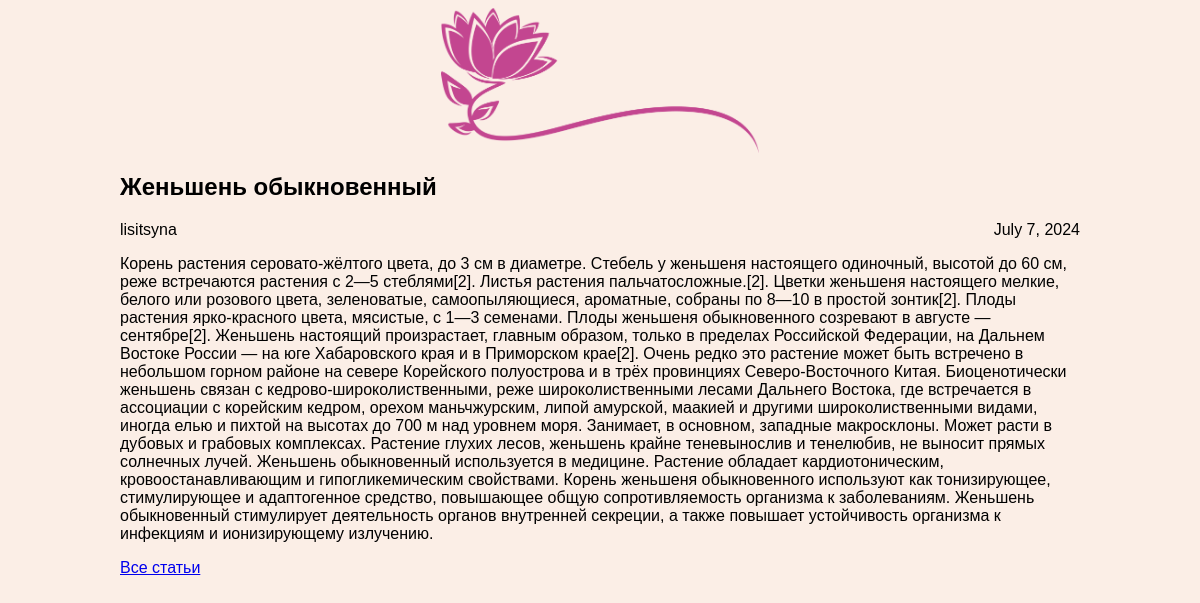
The app's page /article/1/ with its own data.
### articles/models.py (models this page shows, shortened)
class Article(models.Model):
    title = models.CharField(max_length=200)
    author = models.ForeignKey(User, on_delete=models.CASCADE)
    text = models.TextField()
    created_date = models.DateField(auto_now_add=True)

### articles/views.py (the view)
# urls.py: path('article/<int:article_id>/', views.get_article, name='get_article'),
def get_article(request, article_id):
    try:
        post = Article.objects.get(id=article_id)
        return render(request, 'article.html', {"post": post})
    except Article.DoesNotExist:
        raise Http404

### articles/templates/article.html (shortened to what this page needs)
<!DOCTYPE html>
<html>
    <head>
        <link rel="stylesheet" type="text/css" href="/static/css/article.css">
    </head>
    <body>
        <div class="header">
             {% load static %}
             <img src="{% static "img/logo.png" %}" />
        </div>
        <div class="archive">
            <div class="one-post">
                <h2 class="post-title">{{ post.title }}</h2>
                <div class="article-info">
                     <div class="article-author">{{ post.author.username }}</div>
                     <div class="article-created-date">{{ post.created_date }}</div>
                 </div>
                 <p class="article-text">{{ post.text }}</p>
                 <a href="{% url 'archive' %}" class="btn-all-posts">Все статьи</a>
             </div>
         </div>
    </body>
</html>

### records on screen
Article: title "Женьшень обыкновенный", author.username "lisitsyna", created_date "July 7, 2024", text "Корень растения серовато-жёлтого цвета, до 3 см в диаметре. Стебель у женьшеня настоящего одиночный, высотой до 60 см, реже встречаются растения с 2—5 стеблями[2]. Листья растения пальчатосложные.[2]. Цветки женьшеня настоящего мелкие, белого или розового цвета, зеленоватые, самоопыляющиеся, ароматные, собраны по 8—10 в простой зонтик[2]. Плоды растения ярко-красного цвета, мясистые, с 1—3 семенами. Плоды женьшеня обыкновенного созревают в августе — сентябре[2]. Женьшень настоящий произрастает, главным образом, только в пределах Российской Федерации, на Дальнем Востоке России — на юге Хабаровского края и в Приморском крае[2]. Очень редко это растение может быть встречено в небольшом горном…"
